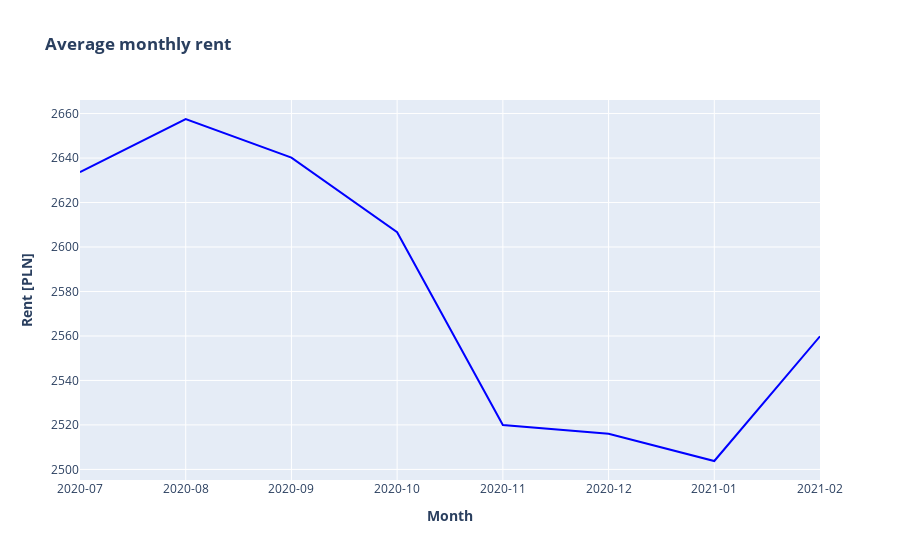

Notebook code for this chart:
### Markdown cell above
## Improved annotation formatting

### Code cell
trace0=go.Scatter(
            x=df_monthly.year_month,
            y=df_monthly.total_monthly_price,
            hovertemplate= '%{text}',
            mode='lines',
            marker=dict(
            color="blue",

                
          
            
            ),
            name="",
    

    
        text=['<b>Mean monthly price: {:.0f} </b><br>monthly change {:.1f}% <br><br>Offers count: {:.0f}<br>Avg Area: {:.2f}'\
                              .format(df_monthly.total_monthly_price[i],
                                      df_monthly.change[i],
                                      df_monthly.offers[i],
                                      df_monthly.area[i],
                                     ) for i in range(0, df_monthly.shape[0])],

        )

data=[trace0]
    
figure=go.Figure(
    data=data,
    layout=go.Layout(
        title="<b>Average monthly rent",
            yaxis=dict(title="<b>Rent [PLN]"),
        xaxis=dict(title="<b>Month",type="category")

    
    ))
iplot(figure)

### Figure 1 — Plotly figure (JSON) as saved in the notebook; plotly's stock layout.template omitted (floating-point values rounded to 4 significant figures)
{"data": [{"hovertemplate": "%{text}", "marker": {"color": "blue"}, "mode": "lines", "name": "", "text": ["<b>Mean monthly price: 2634 </b><br>monthly change 0.0% <br><br>Offers count: 6678<br>Avg Area: 41.70", "<b>Mean monthly price: 2658 </b><br>monthly change 0.9% <br><br>Offers count: 5436<br>Avg Area: 41.79", "<b>Mean monthly price: 2640 </b><br>monthly change -0.7% <br><br>Offers count: 6381<br>Avg Area: 41.88", "<b>Mean monthly price: 2607 </b><br>monthly change -1.3% <br><br>Offers count: 6005<br>Avg Area: 41.61", "<b>Mean monthly price: 2520 </b><br>monthly change -3.3% <br><br>Offers count: 8386<br>Avg Area: 41.23", "<b>Mean monthly price: 2516 </b><br>monthly change -0.2% <br><br>Offers count: 8238<br>Avg Area: 41.35", "<b>Mean monthly price: 2504 </b><br>monthly change -0.5% <br><br>Offers count: 8999<br>Avg Area: 41.53", "<b>Mean monthly price: 2560 </b><br>monthly change 2.2% <br><br>Offers count: 7739<br>Avg Area: 42.09"], "type": "scatter", "x": ["2020-07", "2020-08", "2020-09", "2020-10", "2020-11", "2020-12", "2021-01", "2021-02"], "y": [2634.0, 2658.0, 2640.0, 2607.0, 2520.0, 2516.0, 2504.0, 2560.0]}], "layout": {"title": {"text": "<b>Average monthly rent"}, "xaxis": {"title": {"text": "<b>Month"}, "type": "category"}, "yaxis": {"title": {"text": "<b>Rent [PLN]"}}}}
